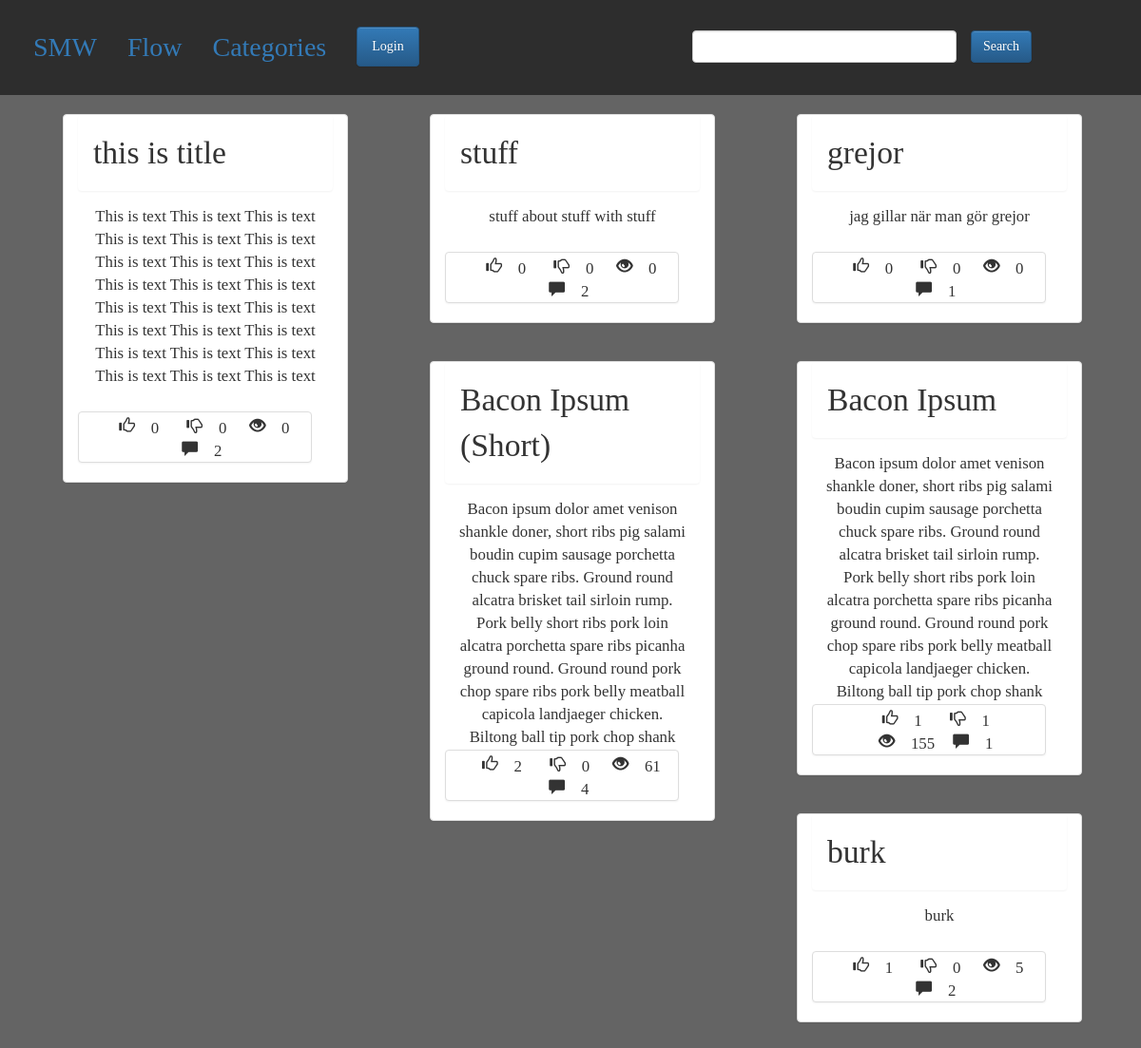
/Flow/, run on the app's committed database.
### smw/models.py (models this page shows, shortened)
class Post(models.Model):
    User = models.ForeignKey(authUser, on_delete=models.CASCADE)
    Category = models.ForeignKey(Category, on_delete=models.CASCADE)
    Title = models.CharField(max_length=200)
    Idea = models.TextField(unique=True)
    Tags = models.CharField(max_length=200, blank=True, null=True)
    Views = models.IntegerField(default=0)
    Wants = models.ManyToManyField(authUser, related_name="Wants")
    Shlts = models.ManyToManyField(authUser, related_name="Shlts")
    Post_Date = models.DateTimeField(default=datetime.now)
    def comment_count(self):
         return self.comment_set.count()
    def Want_count(self):
        return self.Wants.all().count()
    def Shlt_count(self):
        return self.Shlts.all().count()

### smw/views.py (the view)
# urls.py: url(r'^Flow/$', views.FlowView.as_view(), name='flow'),#flow view of all posts
class FlowView(generic.ListView):
    template_name = "smw/flow.html"
    def get_queryset(self):
        if self.request.user.is_authenticated:
            user = self.request.user
            lst = Post.objects.order_by("-Post_Date").exclude(Shlts=user)
            return lst
        else:
            return Post.objects.order_by("-Post_Date")

### smw/templates/smw/flow.html (shortened to what this page needs)
{% extends 'smw/base.html' %}
{% block body %}
{% include 'smw/idea_list.html'%}
{% endblock %}

### smw/templates/smw/idea_list.html
{% for idea in object_list %}
<div class="panel panel-default col-lg-3 col-md-5 col-sm-11 col-xs-11 panelCust">
    <p class="panel panel-title postTitle"><a href="{% url 'smw:post' idea.pk %}">{{idea.Title}}</a></p>
    <div class="panel-body">
        <p>{{idea.Idea}}</p>
    </div>
    <center>
        <div class="panel panel-default col-md-11">
            <p class="glyphicon glyphicon-thumbs-up glyphicon-danger"> {{idea.Want_count}}</p>
            <p class="glyphicon glyphicon-thumbs-down"> {{idea.Shlt_count}}</p>
            <p class="glyphicon glyphicon-eye-open"> {{idea.Views}}</p>
            <p class="glyphicon glyphicon-comment"> {{idea.comment_count}}</p>
        </div>
    </center>
</div>
{% endfor %}

### smw/static/smw/style.css (style rules this page uses)
html { position: relative; min-height: 100%; }
* { padding: 0px; margin: 0px; box-sizing: border-box; font-family: "Lucida Console", serif; font-weight: 100; }
body { background-color: rgb(100, 100, 100); padding-bottom: 100px; }
.glyphicon { margin: 0px 0px 0px 15px; }
.panelCust { margin: 20px 20px 20px 5.5%; font-size: 1.2em; }
.panel-title { padding: 15px; }
.panel-body { overflow: hidden; word-break: keep-all; text-align: center; max-height: 280px; }
.postTitle { font-size: 2em; }
.glyphicon-thumbs-up { padding: 5px; border-radius: 15px; }
.glyphicon-thumbs-down { padding: 5px; border-radius: 15px; }

### data on the page
Post: Title "this is title", Idea "This is text This is text This is text This is text This is text This is text This is text This is text This is text This is text This is text This is text This is text This is text This is text This is text This is text This is text This is text This is text This is text This is text This is text This is text", Want_count "0", Shlt_count "0", Views "0", comment_count "2"
Post: Title "stuff", Idea "stuff about stuff with stuff", Want_count "0", Shlt_count "0", Views "0", comment_count "2"
Post: Title "grejor", Idea "jag gillar när man gör grejor", Want_count "0", Shlt_count "0", Views "0", comment_count "1"
Post: Title "Bacon Ipsum (Short)", Idea "Bacon ipsum dolor amet venison shankle doner, short ribs pig salami boudin cupim sausage porchetta chuck spare ribs. Ground round alcatra brisket tail sirloin rump. Pork belly short ribs pork loin alcatra porchetta spare ribs picanha ground round. Ground round pork chop spare ribs pork belly meatball capicola landjaeger chicken. Biltong ball tip pork chop shank…", Want_count "2", Shlt_count "0", Views "61", comment_count "4"
Post: Title "Bacon Ipsum", Idea "Bacon ipsum dolor amet venison shankle doner, short ribs pig salami boudin cupim sausage porchetta chuck spare ribs. Ground round alcatra brisket tail sirloin rump. Pork belly short ribs pork loin alcatra porchetta spare ribs picanha ground round. Ground round pork chop spare ribs pork belly meatball capicola landjaeger chicken. Biltong ball tip pork chop shank…", Want_count "1", Shlt_count "1", Views "155", comment_count "1"
Post: Title "burk", Idea "burk", Want_count "1", Shlt_count "0", Views "5", comment_count "2"
